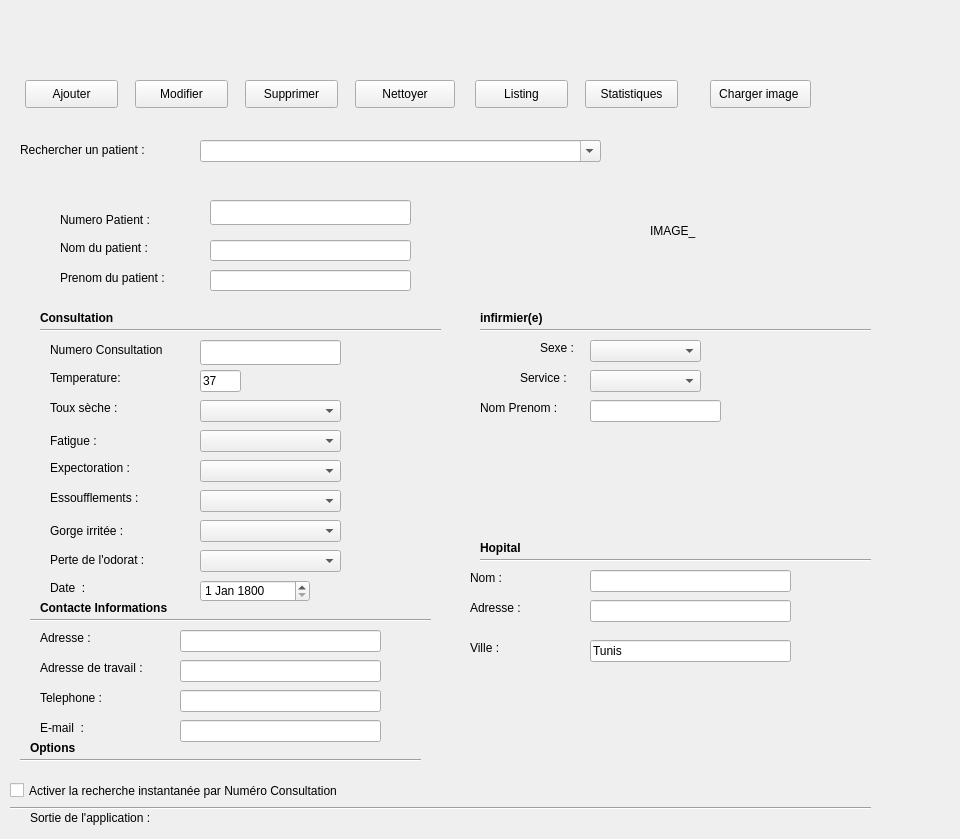
   <widget class="QWidget" name="tab">
    <property name="styleSheet">
     <string notr="true"/>
    </property>
    <attribute name="title">
     <string>Consultation</string>
    </attribute>
    <widget class="QLineEdit" name="lineEdit_prenom">
     <property name="geometry">
      <rect>
       <x>210</x>
       <y>270</y>
       <width>201</width>
       <height>21</height>
      </rect>
     </property>
    </widget>
    <widget class="QLabel" name="label_professionControl">
     <property name="geometry">
      <rect>
       <x>800</x>
       <y>570</y>
       <width>20</width>
       <height>20</height>
      </rect>
     </property>
     <property name="text">
      <string/>
     </property>
    </widget>
    <widget class="QLineEdit" name="lineEdit_adresseTravail">
     <property name="geometry">
      <rect>
       <x>180</x>
       <y>660</y>
       <width>201</width>
       <height>22</height>
      </rect>
     </property>
    </widget>
    <widget class="QLabel" name="label_RechercherEmploye">
     <property name="geometry">
      <rect>
       <x>20</x>
       <y>140</y>
       <width>171</width>
       <height>20</height>
      </rect>
     </property>
     <property name="text">
      <string>Rechercher un patient : </string>
     </property>
    </widget>
    <widget class="QLabel" name="label_NomControl">
     <property name="geometry">
      <rect>
       <x>410</x>
       <y>200</y>
       <width>20</width>
       <height>20</height>
      </rect>
     </property>
     <property name="text">
      <string/>
     </property>
    </widget>
    <widget class="QLabel" name="label_PassportControl">
     <property name="geometry">
      <rect>
       <x>410</x>
       <y>400</y>
       <width>20</width>
       <height>20</height>
      </rect>
     </property>
     <property name="text">
      <string/>
     </property>
    </widget>
    <widget class="QLabel" name="label_nationnalite">
     <property name="geometry">
      <rect>
       <x>480</x>
       <y>400</y>
       <width>111</width>
       <height>16</height>
      </rect>
     </property>
     <property name="text">
      <string>Nom Prenom : </string>
     </property>
    </widget>
    <widget class="QLineEdit" name="lineEdit_NSS">
     <property name="geometry">
      <rect>
       <x>200</x>
       <y>370</y>
       <width>41</width>
       <height>22</height>
      </rect>
     </property>
     <property name="text">
      <string>37</string>
     </property>
    </widget>
    <widget class="QLabel" name="label_15">
     <property name="geometry">
      <rect>
       <x>480</x>
       <y>310</y>
       <width>141</width>
       <height>16</height>
      </rect>
     </property>
     <property name="font">
      <font>
       <weight>75</weight>
       <bold>true</bold>
      </font>
     </property>
     <property name="text">
      <string>infirmier(e)</string>
     </property>
    </widget>
    <widget class="QCheckBox" name="checkBox_IDSearch">
     <property name="geometry">
      <rect>
       <x>10</x>
       <y>780</y>
       <width>441</width>
       <height>21</height>
      </rect>
     </property>
     <property name="text">
      <string>Activer la recherche instantanée par Numéro Consultation</string>
     </property>
    </widget>
    <widget class="QLabel" name="label_7">
     <property name="geometry">
      <rect>
       <x>40</x>
       <y>310</y>
       <width>171</width>
       <height>16</height>
      </rect>
     </property>
     <property name="font">
      <font>
       <weight>75</weight>
       <bold>true</bold>
      </font>
     </property>
     <property name="text">
      <string>Consultation</string>
     </property>
    </widget>
    <widget class="Line" name="line_6">
     <property name="geometry">
      <rect>
       <x>10</x>
       <y>800</y>
       <width>861</width>
       <height>16</height>
      </rect>
     </property>
     <property name="orientation">
      <enum>Qt::Horizontal</enum>
     </property>
    </widget>
    <widget class="QLabel" name="label_adresse">
     <property name="geometry">
      <rect>
       <x>40</x>
       <y>630</y>
       <width>71</width>
       <height>16</height>
      </rect>
     </property>
     <property name="text">
      <string>Adresse :</string>
     </property>
    </widget>
    <widget class="QLabel" name="label_ServiceControl">
     <property name="geometry">
      <rect>
       <x>410</x>
       <y>260</y>
       <width>20</width>
       <height>20</height>
      </rect>
     </property>
     <property name="text">
      <string/>
     </property>
    </widget>
    <widget class="QLabel" name="label_SexeControl">
     <property name="geometry">
      <rect>
       <x>710</x>
       <y>340</y>
       <width>20</width>
       <height>20</height>
      </rect>
     </property>
     <property name="text">
      <string/>
     </property>
    </widget>
    <widget class="QLabel" name="label_etatCivil">
     <property name="geometry">
      <rect>
       <x>520</x>
       <y>370</y>
       <width>71</width>
       <height>16</height>
      </rect>
     </property>
     <property name="text">
      <string>Service :</string>
     </property>
    </widget>
    <widget class="QLabel" name="label_CIN">
     <property name="geometry">
      <rect>
       <x>50</x>
       <y>460</y>
       <width>141</width>
       <height>16</height>
      </rect>
     </property>
     <property name="text">
      <string>Expectoration :</string>
     </property>
    </widget>
    <widget class="QLineEdit" name="lineEdit_adresse">
     <property name="geometry">
      <rect>
       <x>180</x>
       <y>630</y>
       <width>201</width>
       <height>22</height>
      </rect>
     </property>
    </widget>
    <widget class="QPushButton" name="pushButton_Annuler">
     <property name="geometry">
      <rect>
       <x>355</x>
       <y>80</y>
       <width>100</width>
       <height>28</height>
      </rect>
     </property>
     <property name="text">
      <string>Nettoyer</string>
     </property>
    </widget>
    <widget class="QPushButton" name="pushButton_StatistiquesEmploye">
     <property name="geometry">
      <rect>
       <x>585</x>
       <y>80</y>
       <width>93</width>
       <height>28</height>
      </rect>
     </property>
     <property name="text">
      <string>Statistiques</string>
     </property>
    </widget>
    <widget class="QLabel" name="label_PrenomControl">
     <property name="geometry">
      <rect>
       <x>410</x>
       <y>230</y>
       <width>20</width>
       <height>20</height>
      </rect>
     </property>
     <property name="text">
      <string/>
     </property>
    </widget>
    <widget class="QLabel" name="label_SortieApplication">
     <property name="geometry">
      <rect>
       <x>170</x>
       <y>810</y>
       <width>611</width>
       <height>20</height>
      </rect>
     </property>
     <property name="text">
      <string/>
     </property>
    </widget>
    <widget class="QComboBox" name="comboBox_Nom">
     <property name="geometry">
      <rect>
       <x>200</x>
       <y>140</y>
       <width>401</width>
       <height>22</height>
      </rect>
     </property>
     <property name="font">
      <font>
       <kerning>false</kerning>
      </font>
     </property>
     <property name="editable">
      <bool>true</bool>
     </property>
     <property name="maxVisibleItems">
      <number>2</number>
     </property>
     <property name="frame">
      <bool>true</bool>
     </property>
    </widget>
    <widget class="QPushButton" name="pushButton_supprmier">
     <property name="geometry">
      <rect>
       <x>245</x>
       <y>80</y>
       <width>93</width>
       <height>28</height>
      </rect>
     </property>
     <property name="text">
      <string>Supprimer</string>
     </property>
    </widget>
    <widget class="QLabel" name="label_PasswordConfirmControl">
     <property name="geometry">
      <rect>
       <x>410</x>
       <y>490</y>
       <width>20</width>
       <height>20</height>
      </rect>
     </property>
     <property name="text">
      <string/>
     </property>
    </widget>
    <widget class="QPushButton" name="pushButton_Save">
     <property name="geometry">
      <rect>
       <x>25</x>
       <y>80</y>
       <width>93</width>
       <height>28</height>
      </rect>
     </property>
     <property name="text">
      <string>Ajouter</string>
     </property>
    </widget>
    <widget class="QLabel" name="label_telephoneTravail">
     <property name="geometry">
      <rect>
       <x>40</x>
       <y>690</y>
       <width>181</width>
       <height>16</height>
      </rect>
     </property>
     <property name="text">
      <string>Telephone :</string>
     </property>
    </widget>
    <widget class="QLabel" name="label_contrat">
     <property name="geometry">
      <rect>
       <x>470</x>
       <y>600</y>
       <width>111</width>
       <height>16</height>
      </rect>
     </property>
     <property name="text">
      <string>Adresse :</string>
     </property>
    </widget>
    <widget class="QLineEdit" name="lineEdit_profession">
     <property name="geometry">
      <rect>
       <x>590</x>
       <y>570</y>
       <width>201</width>
       <height>22</height>
      </rect>
     </property>
    </widget>
    <widget class="QLineEdit" name="lineEdit_nom">
     <property name="geometry">
      <rect>
       <x>210</x>
       <y>240</y>
       <width>201</width>
       <height>21</height>
      </rect>
     </property>
     <property name="text">
      <string/>
     </property>
    </widget>
    <widget class="QLabel" name="label_EtatCivilControl">
     <property name="geometry">
      <rect>
       <x>710</x>
       <y>370</y>
       <width>20</width>
       <height>20</height>
      </rect>
     </property>
     <property name="text">
      <string/>
     </property>
    </widget>
    <widget class="Line" name="line_7">
     <property name="geometry">
      <rect>
       <x>20</x>
       <y>750</y>
       <width>401</width>
       <height>20</height>
      </rect>
     </property>
     <property name="orientation">
      <enum>Qt::Horizontal</enum>
     </property>
    </widget>
    <widget class="QLabel" name="label_PasswordControl">
     <property name="geometry">
      <rect>
       <x>410</x>
       <y>460</y>
       <width>20</width>
       <height>20</height>
      </rect>
     </property>
     <property name="text">
      <string/>
     </property>
    </widget>
    <widget class="QLabel" name="label_DateNaissanceControl">
     <property name="geometry">
      <rect>
       <x>710</x>
       <y>430</y>
       <width>20</width>
       <height>20</height>
      </rect>
     </property>
     <property name="text">
      <string/>
     </property>
    </widget>
    <widget class="QLineEdit" name="lineEdit_mailTravail">
     <property name="geometry">
      <rect>
       <x>180</x>
       <y>720</y>
       <width>201</width>
       <height>22</height>
      </rect>
     </property>
    </widget>
    <widget class="QLabel" name="label_dateNaissance">
     <property name="geometry">
      <rect>
       <x>50</x>
       <y>580</y>
       <width>121</width>
       <height>16</height>
      </rect>
     </property>
     <property name="text">
      <string>Date  :</string>
     </property>
    </widget>
    <widget class="QLabel" name="label_mailTravail">
     <property name="geometry">
      <rect>
       <x>40</x>
       <y>720</y>
       <width>131</width>
       <height>16</height>
      </rect>
     </property>
     <property name="text">
      <string>E-mail  :</string>
     </property>
    </widget>
    <widget class="QLabel" name="label_passport">
     <property name="geometry">
      <rect>
       <x>50</x>
       <y>430</y>
       <width>141</width>
       <height>21</height>
      </rect>
     </property>
     <property name="text">
      <string>Fatigue : </string>
     </property>
    </widget>
    <widget class="QLabel" name="label_adresseTravail">
     <property name="geometry">
      <rect>
       <x>40</x>
       <y>660</y>
       <width>131</width>
       <height>16</height>
      </rect>
     </property>
     <property name="text">
      <string>Adresse de travail :</string>
     </property>
    </widget>
    <widget class="QLabel" name="label_ContratControl">
     <property name="geometry">
      <rect>
       <x>710</x>
       <y>600</y>
       <width>20</width>
       <height>20</height>
      </rect>
     </property>
     <property name="text">
      <string/>
     </property>
    </widget>
    <widget class="QLabel" name="label_prenom">
     <property name="geometry">
      <rect>
       <x>60</x>
       <y>270</y>
       <width>151</width>
       <height>16</height>
      </rect>
     </property>
     <property name="text">
      <string>Prenom du patient :</string>
     </property>
    </widget>
    <widget class="QPushButton" name="pushButton_ChargerImage">
     <property name="geometry">
      <rect>
       <x>710</x>
       <y>80</y>
       <width>101</width>
       <height>28</height>
      </rect>
     </property>
     <property name="text">
      <string>Charger image </string>
     </property>
    </widget>
    <widget class="QLineEdit" name="lineEdit_nationnalite">
     <property name="geometry">
      <rect>
       <x>590</x>
       <y>400</y>
       <width>131</width>
       <height>22</height>
      </rect>
     </property>
    </widget>
    <widget class="QLabel" name="label_NSS">
     <property name="geometry">
      <rect>
       <x>50</x>
       <y>370</y>
       <width>151</width>
       <height>16</height>
      </rect>
     </property>
     <property name="text">
      <string>Temperature: </string>
     </property>
    </widget>
    <widget class="Line" name="line_2">
     <property name="geometry">
      <rect>
       <x>40</x>
       <y>320</y>
       <width>401</width>
       <height>20</height>
      </rect>
     </property>
     <property name="orientation">
      <enum>Qt::Horizontal</enum>
     </property>
    </widget>
    <widget class="QComboBox" name="comboBox_EtatCivil">
     <property name="geometry">
      <rect>
       <x>590</x>
       <y>370</y>
       <width>111</width>
       <height>22</height>
      </rect>
     </property>
     <property name="currentIndex">
      <number>-1</number>
     </property>
     <item>
      <property name="text">
       <string>Radiologie/IRM</string>
      </property>
     </item>
     <item>
      <property name="text">
       <string>Cardiologie</string>
      </property>
     </item>
     <item>
      <property name="text">
       <string>Financiere</string>
      </property>
     </item>
    </widget>
    <widget class="QDateEdit" name="dateEdit_dateNaissance">
     <property name="geometry">
      <rect>
       <x>200</x>
       <y>580</y>
       <width>110</width>
       <height>22</height>
      </rect>
     </property>
     <property name="date">
      <date>
       <year>1800</year>
       <month>1</month>
       <day>1</day>
      </date>
     </property>
    </widget>
    <widget class="QLabel" name="label_24">
     <property name="geometry">
      <rect>
       <x>480</x>
       <y>540</y>
       <width>151</width>
       <height>16</height>
      </rect>
     </property>
     <property name="font">
      <font>
       <weight>75</weight>
       <bold>true</bold>
      </font>
     </property>
     <property name="text">
      <string>Hopital</string>
     </property>
    </widget>
    <widget class="QComboBox" name="comboBox_sexe">
     <property name="geometry">
      <rect>
       <x>590</x>
       <y>340</y>
       <width>111</width>
       <height>22</height>
      </rect>
     </property>
     <property name="currentIndex">
      <number>-1</number>
     </property>
     <item>
      <property name="text">
       <string>Homme</string>
      </property>
     </item>
     <item>
      <property name="text">
       <string>Femme</string>
      </property>
     </item>
    </widget>
    <widget class="QLabel" name="label_profession">
     <property name="geometry">
      <rect>
       <x>470</x>
       <y>570</y>
       <width>71</width>
       <height>16</height>
      </rect>
     </property>
     <property name="text">
      <string>Nom :</string>
     </property>
    </widget>
    <widget class="QLabel" name="label">
     <property name="geometry">
      <rect>
       <x>60</x>
       <y>240</y>
       <width>121</width>
       <height>16</height>
      </rect>
     </property>
     <property name="text">
      <string>Nom du patient :</string>
     </property>
    </widget>
    <widget class="QLabel" name="label_ID">
     <property name="geometry">
      <rect>
       <x>50</x>
       <y>400</y>
       <width>111</width>
       <height>16</height>
      </rect>
     </property>
     <property name="text">
      <string>Toux sèche :</string>
     </property>
    </widget>
    <widget class="QLabel" name="label_sexe">
     <property name="geometry">
      <rect>
       <x>540</x>
       <y>340</y>
       <width>51</width>
       <height>16</height>
      </rect>
     </property>
     <property name="text">
      <string>Sexe : </string>
     </property>
    </widget>
    <widget class="QLabel" name="label_IDControl">
     <property name="geometry">
      <rect>
       <x>410</x>
       <y>370</y>
       <width>20</width>
       <height>20</height>
      </rect>
     </property>
     <property name="text">
      <string/>
     </property>
    </widget>
    <widget class="QLabel" name="label_motdepasse">
     <property name="geometry">
      <rect>
       <x>50</x>
       <y>490</y>
       <width>131</width>
       <height>16</height>
      </rect>
     </property>
     <property name="text">
      <string>Essoufflements :</string>
     </property>
    </widget>
    <widget class="QLabel" name="label_AdresseTravailControl">
     <property name="geometry">
      <rect>
       <x>410</x>
       <y>600</y>
       <width>20</width>
       <height>20</height>
      </rect>
     </property>
     <property name="text">
      <string/>
     </property>
    </widget>
    <widget class="QLabel" name="label_20">
     <property name="geometry">
      <rect>
       <x>40</x>
       <y>600</y>
       <width>191</width>
       <height>16</height>
      </rect>
     </property>
     <property name="font">
      <font>
       <weight>75</weight>
       <bold>true</bold>
      </font>
     </property>
     <property name="text">
      <string>Contacte Informations</string>
     </property>
    </widget>
    <widget class="QLabel" name="label_image">
     <property name="geometry">
      <rect>
       <x>650</x>
       <y>150</y>
       <width>161</width>
       <height>161</height>
      </rect>
     </property>
     <property name="text">
      <string>IMAGE_</string>
     </property>
    </widget>
    <widget class="QLabel" name="label_SortieApplicationMessage">
     <property name="geometry">
      <rect>
       <x>30</x>
       <y>810</y>
       <width>171</width>
       <height>16</height>
      </rect>
     </property>
     <property name="text">
      <string>Sortie de l'application :</string>
     </property>
    </widget>
    <widget class="QLabel" name="label_TelephoneTravailControl">
     <property name="geometry">
      <rect>
       <x>410</x>
       <y>630</y>
       <width>20</width>
       <height>20</height>
      </rect>
     </property>
     <property name="text">
      <string/>
     </property>
    </widget>
    <widget class="QLabel" name="label_confirmermotdepasse">
     <property name="geometry">
      <rect>
       <x>50</x>
       <y>520</y>
       <width>171</width>
       <height>21</height>
      </rect>
     </property>
     <property name="text">
      <string>Gorge irritée :</string>
     </property>
    </widget>
    <widget class="QLineEdit" name="lineEdit_telephoneTravail">
     <property name="geometry">
      <rect>
       <x>180</x>
       <y>690</y>
       <width>201</width>
       <height>22</height>
      </rect>
     </property>
    </widget>
    <widget class="Line" name="line_3">
     <property name="geometry">
      <rect>
       <x>480</x>
       <y>320</y>
       <width>391</width>
       <height>20</height>
      </rect>
     </property>
     <property name="orientation">
      <enum>Qt::Horizontal</enum>
     </property>
    </widget>
    <widget class="QLabel" name="label_NationnaliteControl">
     <property name="geometry">
      <rect>
       <x>800</x>
       <y>400</y>
       <width>20</width>
       <height>20</height>
      </rect>
     </property>
     <property name="text">
      <string/>
     </property>
    </widget>
    <widget class="QLabel" name="label_mailControl">
     <property name="geometry">
      <rect>
       <x>410</x>
       <y>660</y>
       <width>20</width>
       <height>20</height>
      </rect>
     </property>
     <property name="text">
      <string/>
     </property>
    </widget>
    <widget class="QLabel" name="label_NssControl">
     <property name="geometry">
      <rect>
       <x>410</x>
       <y>340</y>
       <width>20</width>
       <height>20</height>
      </rect>
     </property>
     <property name="text">
      <string/>
     </property>
    </widget>
    <widget class="QLabel" name="label_CinControl">
     <property name="geometry">
      <rect>
       <x>410</x>
       <y>430</y>
       <width>20</width>
       <height>20</height>
      </rect>
     </property>
     <property name="text">
      <string/>
     </property>
    </widget>
    <widget class="QLabel" name="label_AdresseControl">
     <property name="geometry">
      <rect>
       <x>410</x>
       <y>570</y>
       <width>20</width>
       <height>20</height>
      </rect>
     </property>
     <property name="text">
      <string/>
     </property>
    </widget>
    <widget class="QLabel" name="label_25">
     <property name="geometry">
      <rect>
       <x>30</x>
       <y>740</y>
       <width>151</width>
       <height>16</height>
      </rect>
     </property>
     <property name="font">
      <font>
       <weight>75</weight>
       <bold>true</bold>
      </font>
     </property>
     <property name="text">
      <string>Options</string>
     </property>
    </widget>
    <widget class="Line" name="line_5">
     <property name="geometry">
      <rect>
       <x>480</x>
       <y>550</y>
       <width>391</width>
       <height>20</height>
      </rect>
     </property>
     <property name="orientation">
      <enum>Qt::Horizontal</enum>
     </property>
    </widget>
    <widget class="Line" name="line_4">
     <property name="geometry">
      <rect>
       <x>30</x>
       <y>610</y>
       <width>401</width>
       <height>20</height>
      </rect>
     </property>
     <property name="orientation">
      <enum>Qt::Horizontal</enum>
     </property>
    </widget>
    <widget class="QPushButton" name="pushButton_Edit">
     <property name="geometry">
      <rect>
       <x>135</x>
       <y>80</y>
       <width>93</width>
       <height>28</height>
      </rect>
     </property>
     <property name="text">
      <string>Modifier</string>
     </property>
    </widget>
    <widget class="QLabel" name="label_DateEmbouchementControl">
     <property name="geometry">
      <rect>
       <x>710</x>
       <y>630</y>
       <width>20</width>
       <height>20</height>
      </rect>
     </property>
     <property name="text">
      <string/>
     </property>
    </widget>
    <widget class="QPushButton" name="pushButton_ListingEmploye">
     <property name="geometry">
      <rect>
       <x>475</x>
       <y>80</y>
       <width>93</width>
       <height>28</height>
      </rect>
     </property>
     <property name="text">
      <string>Listing</string>
     </property>
    </widget>
    <widget class="QLabel" name="label_102">
     <property name="geometry">
      <rect>
       <x>0</x>
       <y>0</y>
       <width>951</width>
       <height>71</height>
      </rect>
     </property>
     <property name="text">
      <string/>
     </property>
     <property name="pixmap">
      <pixmap>graphique.jpg</pixmap>
     </property>
    </widget>
    <widget class="QComboBox" name="comboBox_service_2">
     <property name="geometry">
      <rect>
       <x>200</x>
       <y>400</y>
       <width>141</width>
       <height>22</height>
      </rect>
     </property>
     <property name="currentIndex">
      <number>-1</number>
     </property>
     <item>
      <property name="text">
       <string>Oui</string>
      </property>
     </item>
     <item>
      <property name="text">
       <string>Non</string>
      </property>
     </item>
    </widget>
    <widget class="QComboBox" name="comboBox_service_3">
     <property name="geometry">
      <rect>
       <x>200</x>
       <y>430</y>
       <width>141</width>
       <height>22</height>
      </rect>
     </property>
     <property name="currentIndex">
      <number>-1</number>
     </property>
     <item>
      <property name="text">
       <string>tres fatigué</string>
      </property>
     </item>
     <item>
      <property name="text">
       <string>peu fatigué</string>
      </property>
     </item>
     <item>
      <property name="text">
       <string>Non</string>
      </property>
     </item>
    </widget>
    <widget class="QComboBox" name="comboBox_service_4">
     <property name="geometry">
      <rect>
       <x>200</x>
       <y>460</y>
       <width>141</width>
       <height>22</height>
      </rect>
     </property>
     <property name="currentIndex">
      <number>-1</number>
     </property>
     <item>
      <property name="text">
       <string>Anormal</string>
      </property>
     </item>
     <item>
      <property name="text">
       <string>Normal</string>
      </property>
     </item>
     <item>
      <property name="text">
       <string>Non</string>
      </property>
     </item>
    </widget>
    <widget class="QComboBox" name="comboBox_service_5">
     <property name="geometry">
      <rect>
       <x>200</x>
       <y>490</y>
       <width>141</width>
       <height>22</height>
      </rect>
     </property>
     <property name="currentIndex">
      <number>-1</number>
     </property>
     <item>
      <property name="text">
       <string>Oui</string>
      </property>
     </item>
     <item>
      <property name="text">
       <string>Non</string>
      </property>
     </item>
    </widget>
    <widget class="QComboBox" name="comboBox_service_6">
     <property name="geometry">
      <rect>
       <x>200</x>
       <y>520</y>
       <width>141</width>
       <height>22</height>
      </rect>
     </property>
     <property name="currentIndex">
      <number>-1</number>
     </property>
     <item>
      <property name="text">
       <string>Oui</string>
      </property>
     </item>
     <item>
      <property name="text">
       <string>Non</string>
      </property>
     </item>
    </widget>
    <widget class="QLabel" name="label_10">
     <property name="geometry">
      <rect>
       <x>50</x>
       <y>340</y>
       <width>151</width>
       <height>20</height>
      </rect>
     </property>
     <property name="text">
      <string>Numero Consultation</string>
     </property>
    </widget>
    <widget class="QLineEdit" name="lineEdit">
     <property name="geometry">
      <rect>
       <x>200</x>
       <y>340</y>
       <width>141</width>
       <height>25</height>
      </rect>
     </property>
    </widget>
    <widget class="QComboBox" name="comboBox_service_7">
     <property name="geometry">
      <rect>
       <x>200</x>
       <y>550</y>
       <width>141</width>
       <height>22</height>
      </rect>
     </property>
     <property name="currentIndex">
      <number>-1</number>
     </property>
     <item>
      <property name="text">
       <string>Oui</string>
      </property>
     </item>
     <item>
      <property name="text">
       <string>Non</string>
      </property>
     </item>
    </widget>
    <widget class="QLabel" name="label_12">
     <property name="geometry">
      <rect>
       <x>50</x>
       <y>550</y>
       <width>131</width>
       <height>20</height>
      </rect>
     </property>
     <property name="text">
      <string>Perte de l'odorat :</string>
     </property>
    </widget>
    <widget class="QLabel" name="label_13">
     <property name="geometry">
      <rect>
       <x>60</x>
       <y>210</y>
       <width>141</width>
       <height>20</height>
      </rect>
     </property>
     <property name="text">
      <string>Numero Patient :</string>
     </property>
    </widget>
    <widget class="QLineEdit" name="lineEdit_3">
     <property name="geometry">
      <rect>
       <x>210</x>
       <y>200</y>
       <width>201</width>
       <height>25</height>
      </rect>
     </property>
    </widget>
    <widget class="QLineEdit" name="lineEdit_profession_3">
     <property name="geometry">
      <rect>
       <x>590</x>
       <y>600</y>
       <width>201</width>
       <height>22</height>
      </rect>
     </property>
    </widget>
    <widget class="QLabel" name="label_contrat_3">
     <property name="geometry">
      <rect>
       <x>470</x>
       <y>640</y>
       <width>111</width>
       <height>16</height>
      </rect>
     </property>
     <property name="text">
      <string>Ville :</string>
     </property>
    </widget>
    <widget class="QLineEdit" name="lineEdit_profession_4">
     <property name="geometry">
      <rect>
       <x>590</x>
       <y>640</y>
       <width>201</width>
       <height>22</height>
      </rect>
     </property>
     <property name="text">
      <string>Tunis</string>
     </property>
    </widget>
    <zorder>label_102</zorder>
    <zorder>lineEdit_prenom</zorder>
    <zorder>label_professionControl</zorder>
    <zorder>lineEdit_adresseTravail</zorder>
    <zorder>label_RechercherEmploye</zorder>
    <zorder>label_NomControl</zorder>
    <zorder>label_PassportControl</zorder>
    <zorder>label_nationnalite</zorder>
    <zorder>lineEdit_NSS</zorder>
    <zorder>label_15</zorder>
    <zorder>checkBox_IDSearch</zorder>
    <zorder>label_7</zorder>
    <zorder>line_6</zorder>
    <zorder>label_adresse</zorder>
    <zorder>label_ServiceControl</zorder>
    <zorder>label_SexeControl</zorder>
    <zorder>label_etatCivil</zorder>
    <zorder>label_CIN</zorder>
    <zorder>lineEdit_adresse</zorder>
    <zorder>pushButton_Annuler</zorder>
    <zorder>pushButton_StatistiquesEmploye</zorder>
    <zorder>label_PrenomControl</zorder>
    <zorder>label_SortieApplication</zorder>
    <zorder>comboBox_Nom</zorder>
    <zorder>pushButton_supprmier</zorder>
    <zorder>label_PasswordConfirmControl</zorder>
    <zorder>pushButton_Save</zorder>
    <zorder>label_telephoneTravail</zorder>
    <zorder>label_contrat</zorder>
    <zorder>lineEdit_profession</zorder>
    <zorder>lineEdit_nom</zorder>
    <zorder>label_EtatCivilControl</zorder>
    <zorder>line_7</zorder>
    <zorder>label_PasswordControl</zorder>
    <zorder>label_DateNaissanceControl</zorder>
    <zorder>lineEdit_mailTravail</zorder>
    <zorder>label_dateNaissance</zorder>
    <zorder>label_mailTravail</zorder>
    <zorder>label_passport</zorder>
    <zorder>label_adresseTravail</zorder>
    <zorder>label_ContratControl</zorder>
    <zorder>label_prenom</zorder>
    <zorder>pushButton_ChargerImage</zorder>
    <zorder>lineEdit_nationnalite</zorder>
    <zorder>label_NSS</zorder>
    <zorder>line_2</zorder>
    <zorder>comboBox_EtatCivil</zorder>
    <zorder>dateEdit_dateNaissance</zorder>
    <zorder>label_24</zorder>
    <zorder>comboBox_sexe</zorder>
    <zorder>label_profession</zorder>
    <zorder>label</zorder>
    <zorder>label_ID</zorder>
    <zorder>label_sexe</zorder>
    <zorder>label_IDControl</zorder>
    <zorder>label_motdepasse</zorder>
    <zorder>label_AdresseTravailControl</zorder>
    <zorder>label_20</zorder>
    <zorder>label_image</zorder>
    <zorder>label_SortieApplicationMessage</zorder>
    <zorder>label_TelephoneTravailControl</zorder>
    <zorder>label_confirmermotdepasse</zorder>
    <zorder>lineEdit_telephoneTravail</zorder>
    <zorder>line_3</zorder>
    <zorder>label_NationnaliteControl</zorder>
    <zorder>label_mailControl</zorder>
    <zorder>label_NssControl</zorder>
    <zorder>label_CinControl</zorder>
    <zorder>label_AdresseControl</zorder>
    <zorder>label_25</zorder>
    <zorder>line_5</zorder>
    <zorder>line_4</zorder>
    <zorder>pushButton_Edit</zorder>
    <zorder>label_DateEmbouchementControl</zorder>
    <zorder>pushButton_ListingEmploye</zorder>
    <zorder>comboBox_service_2</zorder>
    <zorder>comboBox_service_3</zorder>
    <zorder>comboBox_service_4</zorder>
    <zorder>comboBox_service_5</zorder>
    <zorder>comboBox_service_6</zorder>
    <zorder>label_10</zorder>
    <zorder>lineEdit</zorder>
    <zorder>comboBox_service_7</zorder>
    <zorder>label_12</zorder>
    <zorder>label_13</zorder>
    <zorder>lineEdit_3</zorder>
    <zorder>lineEdit_profession_3</zorder>
    <zorder>label_contrat_3</zorder>
    <zorder>lineEdit_profession_4</zorder>
   </widget>
